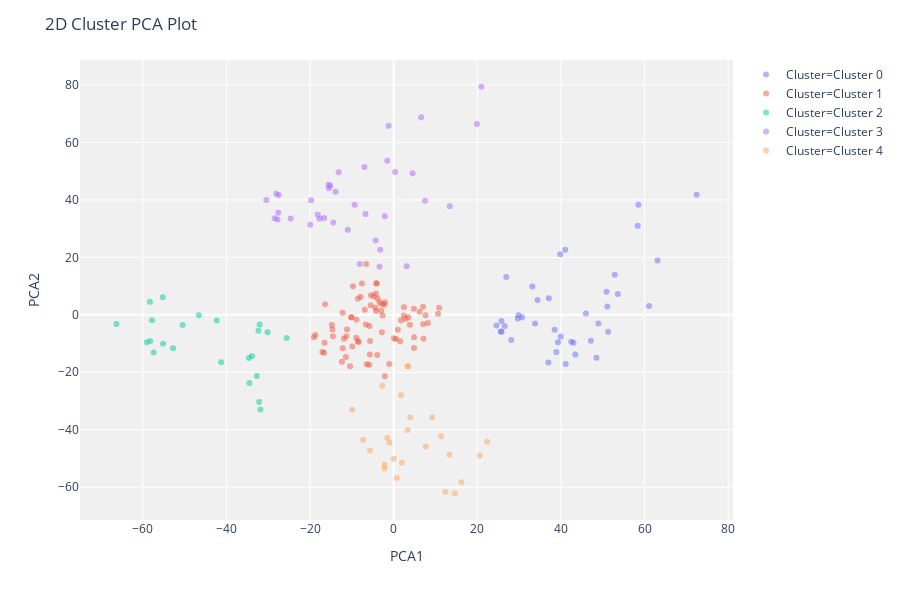

The notebook cell this image was saved under:
### Code cell
plot_model(k2)

### Figure 1 — Plotly figure (JSON) as saved in the notebook; plotly's stock layout.template omitted (floating-point values rounded to 4 significant figures)
{"data": [{"customdata": [[1], [2], [3], [4], [5], [6], [7], [8], [9], [10], [11], [12], [13], [14], [15], [16], [17], [18], [19], [20], [21], [22], [23], [24], [25], [26], [27], [28], [29], [30], [31], [32], [33], [34], [35], [36], [37], [38], [39]], "hoverlabel": {"namelength": 0}, "hovertemplate": "Cluster=Cluster 0<br>PCA1=%{x}<br>PCA2=%{y}<br>Feature=%{customdata[0]}", "legendgroup": "Cluster=Cluster 0", "marker": {"color": "#636efa", "opacity": 0.5, "symbol": "circle"}, "mode": "markers", "name": "Cluster=Cluster 0", "showlegend": true, "textposition": "top center", "type": "scatter", "x": [72.45, 43.0, 30.71, 39.95, 42.47, 29.68, 48.51, 39.31, 33.79, 25.77, 38.9, 24.57, 25.61, 25.8, 41.14, 28.11, 37.01, 26.54, 29.86, 43.44, 47.16, 38.5, 58.35, 63.1, 41.05, 52.87, 39.84, 61.08, 53.61, 50.88, 58.52, 51.11, 51.29, 26.92, 37.11, 34.42, 45.96, 33.17, 48.96], "xaxis": "x", "y": [41.81, -9.721, -0.8202, -7.573, -9.375, -1.267, -14.99, -9.535, -3.016, -2.151, -12.93, -3.718, -5.771, -5.902, -17.12, -8.778, -16.57, -3.923, -0.1462, -13.78, -9.068, -5.208, 31.02, 18.87, 22.62, 13.96, 21.06, 3.06, 7.283, 8.015, 38.35, 2.882, -5.911, 13.13, 5.723, 5.151, 0.4774, 9.844, -2.985], "yaxis": "y"}, {"customdata": [[40], [41], [42], [43], [44], [45], [46], [47], [48], [49], [50], [51], [52], [53], [54], [55], [56], [57], [58], [59], [60], [61], [62], [63], [64], [65], [66], [67], [68], [69], [70], [71], [72], [73], [74], [75], [76], [77], [78], [79], [80], [81], [82], [83], [84], [85], [86], [87], [88], [89], [90], [91], [92], [93], [94], [95], [96], [97], [98], [99], [100], [101], [102], [103], [104], [105], [106], [107], [108], [109], [110], [111], [112], [113], [114], [115]], "hoverlabel": {"namelength": 0}, "hovertemplate": "Cluster=Cluster 1<br>PCA1=%{x}<br>PCA2=%{y}<br>Feature=%{customdata[0]}", "legendgroup": "Cluster=Cluster 1", "marker": {"color": "#EF553B", "opacity": 0.5, "symbol": "circle"}, "mode": "markers", "name": "Cluster=Cluster 1", "showlegend": true, "textposition": "top center", "type": "scatter", "x": [-2.8, -8.564, -3.388, -7.916, 1.753, -4.385, 3.891, -5.48, -3.002, 7.113, -2.654, -6.915, 2.444, 4.862, 0.9838, -8.892, 4.857, -10.09, -4.21, 7.049, 10.88, -2.224, -6.587, -16.41, -4.066, 10.59, 7.029, -4.165, 7.613, -7.61, 3.488, 6.208, 2.474, -4.26, 8.175, -2.091, -5.424, -9.732, -4.729, -3.852, 4.825, 0.07192, 2.878, -12.22, -9.898, -14.55, -5.702, -18.75, -19.11, -16.53, -6.441, -5.865, -2.116, -11.43, -17.06, -16.69, -12.38, -10.44, -6.663, -1.046, -11.89, -12.2, -3.927, 0.5492, -5.808, 1.554, -10.18, -5.653, -11.16, -14.79, -2.822, -8.613, -11.33, -14.63, -8.334, -8.918], "xaxis": "x", "y": [3.754, 5.55, 4.367, 6.262, -1.891, 2.45, -3.429, 3.355, 1.436, -8.33, -0.1997, 1.8, -0.1978, -7.841, -5.241, -1.693, -11.54, -0.8101, 1.29, -3.272, 2.496, 3.531, 17.71, 3.665, 10.95, 0.3275, 2.763, 10.93, -0.133, 10.88, -0.8334, 1.103, 2.593, 7.374, -2.809, 4.366, 6.792, 9.924, 6.369, 5.641, 2.12, -8.167, -1.422, 0.7305, -11.02, -7.505, -13.78, -7.027, -7.847, -9.753, -17.18, -17.41, -21.39, -14.71, -12.94, -13.21, -16.34, -17.92, -3.384, -17.12, -8.31, -11.68, -14.03, -8.413, -3.888, -9.165, -0.8261, -9.097, -5.08, -3.573, -6.106, -9.216, -7.448, -5.075, -9.497, -8.019], "yaxis": "y"}, {"customdata": [[116], [117], [118], [119], [120], [121], [122], [123], [124], [125], [126], [127], [128], [129], [130], [131], [132], [133], [134], [135], [136], [137], [138]], "hoverlabel": {"namelength": 0}, "hovertemplate": "Cluster=Cluster 2<br>PCA1=%{x}<br>PCA2=%{y}<br>Feature=%{customdata[0]}", "legendgroup": "Cluster=Cluster 2", "marker": {"color": "#00cc96", "opacity": 0.5, "symbol": "circle"}, "mode": "markers", "name": "Cluster=Cluster 2", "showlegend": true, "textposition": "top center", "type": "scatter", "x": [-33.89, -34.63, -50.48, -57.81, -32.74, -41.26, -52.76, -55.16, -58.24, -66.32, -32.17, -59.07, -58.3, -57.41, -34.5, -55.21, -31.87, -30.17, -46.59, -32.35, -25.58, -42.32, -32.06], "xaxis": "x", "y": [-14.35, -15.07, -3.565, -1.873, -21.33, -16.47, -11.68, -10.08, -9.135, -3.215, -30.39, -9.546, 4.58, -13.13, -23.76, 6.088, -33.0, -6.091, -0.1774, -5.533, -8.08, -2.007, -3.361], "yaxis": "y"}, {"customdata": [[139], [140], [141], [142], [143], [144], [145], [146], [147], [148], [149], [150], [151], [152], [153], [154], [155], [156], [157], [158], [159], [160], [161], [162], [163], [164], [165], [166], [167], [168], [169], [170], [171], [172], [173], [174], [175]], "hoverlabel": {"namelength": 0}, "hovertemplate": "Cluster=Cluster 3<br>PCA1=%{x}<br>PCA2=%{y}<br>Feature=%{customdata[0]}", "legendgroup": "Cluster=Cluster 3", "marker": {"color": "#ab63fa", "opacity": 0.5, "symbol": "circle"}, "mode": "markers", "name": "Cluster=Cluster 3", "showlegend": true, "textposition": "top center", "type": "scatter", "x": [-3.382, -6.744, -9.359, -2.134, -13.9, -15.5, -15.57, -15.14, -13.17, 7.493, -6.982, 13.42, 0.3466, 20.98, -1.522, 4.517, -1.199, 6.565, 19.91, -19.75, -4.334, -30.46, -27.49, -24.64, -27.78, -27.61, -19.94, -28.48, 3.121, -3.214, -10.98, -16.62, -17.73, -14.45, -28.06, -8.112, -18.16], "xaxis": "x", "y": [16.73, 35.11, 38.31, 34.31, 42.87, 44.07, 45.25, 44.89, 49.64, 39.66, 51.41, 37.78, 49.71, 79.38, 53.64, 49.28, 65.85, 68.74, 66.45, 39.87, 25.87, 39.99, 41.7, 33.53, 33.15, 35.52, 31.34, 33.58, 16.91, 22.64, 29.65, 33.7, 33.4, 32.1, 42.09, 17.72, 34.79], "yaxis": "y"}, {"customdata": [[176], [177], [178], [179], [180], [181], [182], [183], [184], [185], [186], [187], [188], [189], [190], [191], [192], [193], [194], [195], [196], [197], [198], [199], [200]], "hoverlabel": {"namelength": 0}, "hovertemplate": "Cluster=Cluster 4<br>PCA1=%{x}<br>PCA2=%{y}<br>Feature=%{customdata[0]}", "legendgroup": "Cluster=Cluster 4", "marker": {"color": "#FFA15A", "opacity": 0.5, "symbol": "circle"}, "mode": "markers", "name": "Cluster=Cluster 4", "showlegend": true, "textposition": "top center", "type": "scatter", "x": [7.692, 0.7656, 20.57, 3.275, 16.19, -2.167, -0.9811, 3.464, -2.176, 3.307, 11.36, 12.37, 1.749, 13.34, -5.654, -1.526, 9.188, -9.949, 14.62, 22.38, -2.717, 3.961, -0.00175, 1.948, -7.304], "xaxis": "x", "y": [-45.86, -56.84, -49.0, -17.8, -58.3, -53.48, -44.45, -17.93, -52.23, -40.13, -42.29, -61.62, -27.87, -48.71, -47.27, -42.86, -35.75, -33.02, -62.11, -44.17, -24.66, -35.72, -50.11, -51.52, -43.51], "yaxis": "y"}], "layout": {"height": 600, "legend": {"tracegroupgap": 0}, "margin": {"t": 60}, "plot_bgcolor": "rgb(240,240,240)", "title": {"text": "2D Cluster PCA Plot"}, "xaxis": {"anchor": "y", "domain": [0, 1], "title": {"text": "PCA1"}}, "yaxis": {"anchor": "x", "domain": [0, 1], "title": {"text": "PCA2"}}}}
